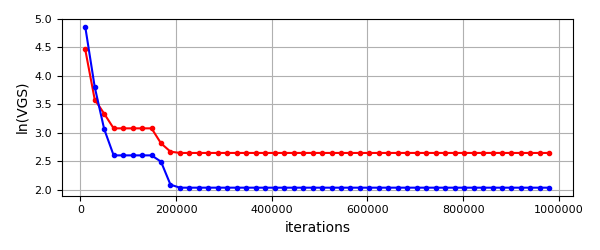

Source code (Python):
import numpy as np
import argparse
import multiprocessing
import importlib
from FPI_2P import FPI_2P

parser = argparse.ArgumentParser(description='VGS vs. iterations')
parser.add_argument(
    'settings', metavar='SETTING_PY_FILE_BASENAME', type=str, nargs=1,
    help='game setting .py file in `games` subdir: initial strategies, payoff matrices...')
args = parser.parse_args()
setting_file = args.settings[0]
settings = importlib.import_module('games.' + setting_file)

# algorithm settings
rate = 10 ** -6
iters = 10 ** 5


def approximation(x):
    fpi = FPI_2P([settings.str_row_init, settings.str_col_init], [settings.payoff_matrix_row, settings.payoff_matrix_col])
    print('-' * 30)
    fpi.converge(rate, x)
    eqpt = fpi.eqpt()
    print(eqpt)
    return eqpt


np.random.seed()
worker_pool = multiprocessing.Pool(processes=8)
xs = np.linspace(10 ** 4, 100 * 10 ** 4, 50, endpoint=False)
results_l = [worker_pool.apply_async(approximation, (int(x),)).get() for x in xs]

import matplotlib.pyplot as plt
fig, ax = plt.subplots(1, 1, figsize=(6, 2.5))
vgs_row = np.array([i[2].sum() for i in results_l])
vgs_col = np.array([i[3].sum() for i in results_l])
# ax.plot(xs, np.log(vgs_row + vgs_col), marker='.', color='green', linestyle='dotted', alpha=1, zorder=2)
ax.plot(xs, np.log(vgs_row), marker='.', color='red', alpha=1, zorder=2)
ax.plot(xs, np.log(vgs_col), marker='.', color='blue', alpha=1, zorder=2)
ax.set_xlabel('iterations')
ax.set_ylabel('ln(VGS)')
ax.tick_params(labelsize=8)
plt.grid(True)
plt.tight_layout()
plt.savefig('vgs_MP_iterations.png')
plt.show()
